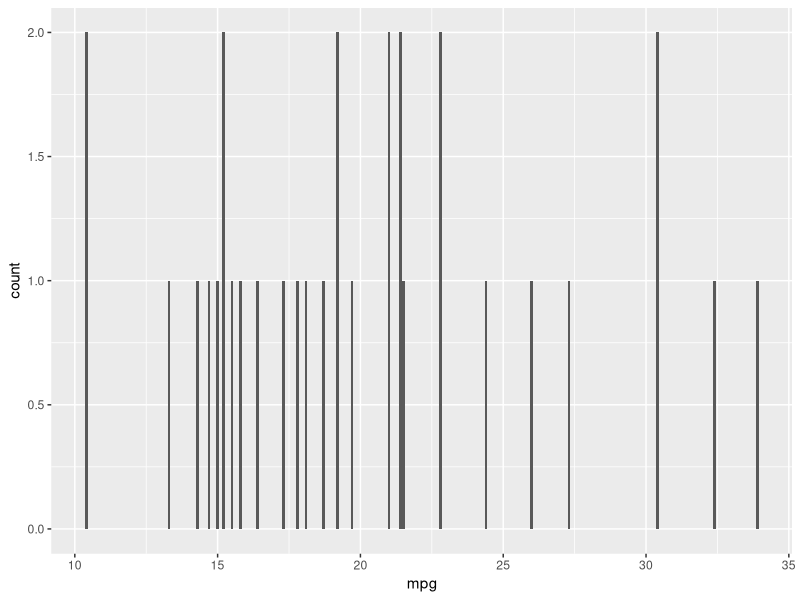
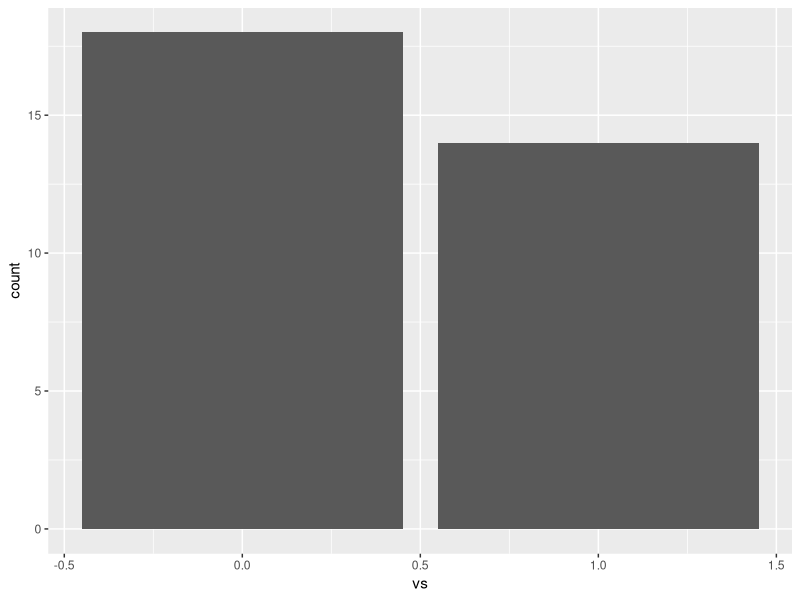
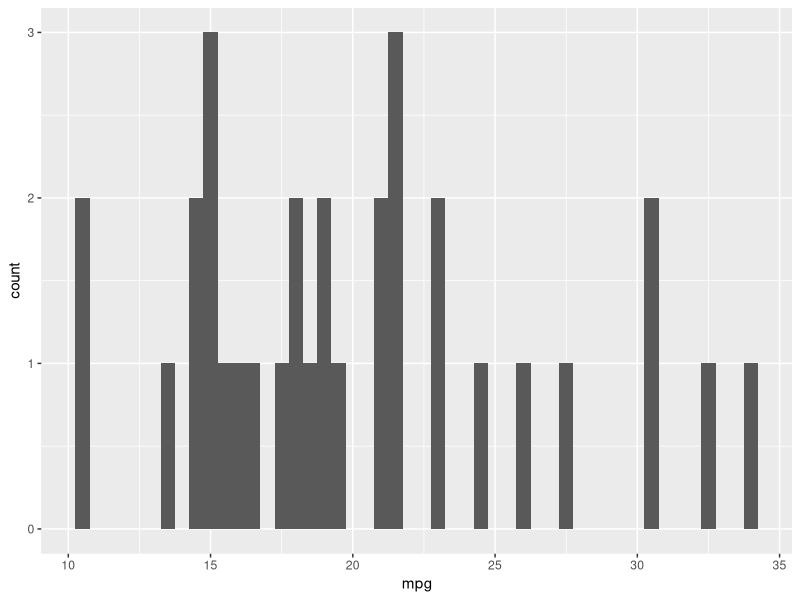

The R script that drew these images, in order:

###############################################################################
######   Homework Assignment Week 9: Data exploration
######   Please make sure your name is in the filename before the .R extension
######   Write your code below each prompt below.
###############################################################################

##### STUDENT NAME: Jalen Mendoza



library(tidyr)
library(tidyverse)



## similar to the mpg data set, this is about
## 32 cars, including mileage, cylinders, etc
data(mtcars)

help(mtcars)


## First, visualize the distribution of miles per gallon (mpg)
## and Engine (vs). Keep in mind that the engine variable is 
## represented with 0's and 1's, but it is still a categorical
## variable. Let me know if class if you have questions about this.

ggplot(data = mtcars) +
  geom_bar(mapping = aes(x = mpg))

ggplot(data = mtcars) +
  geom_bar(mapping = aes(x = vs))

## Compute the number of observations
## for each value of both variables using count()

mtcars %>%
  count(vs)

mtcars %>%
  count(mpg)

## Try to figure out if there are any outliers in the mpg variable.
## if there are, pull them out of the data set and 
## replace them with NAs. 

ggplot(mtcars) + 
  geom_histogram(mapping = aes(x = mpg), binwidth = 0.5)

outliers <- mtcars %>% 
  filter(mpg < 14 | mpg > 32) %>% 
  select(mpg, cyl, vs) %>%
  arrange(mpg)

outliers

mtcars2 <- mtcars %>% 
  mutate(mpg = ifelse(mpg < 14 | mpg > 32, NA, mpg))


